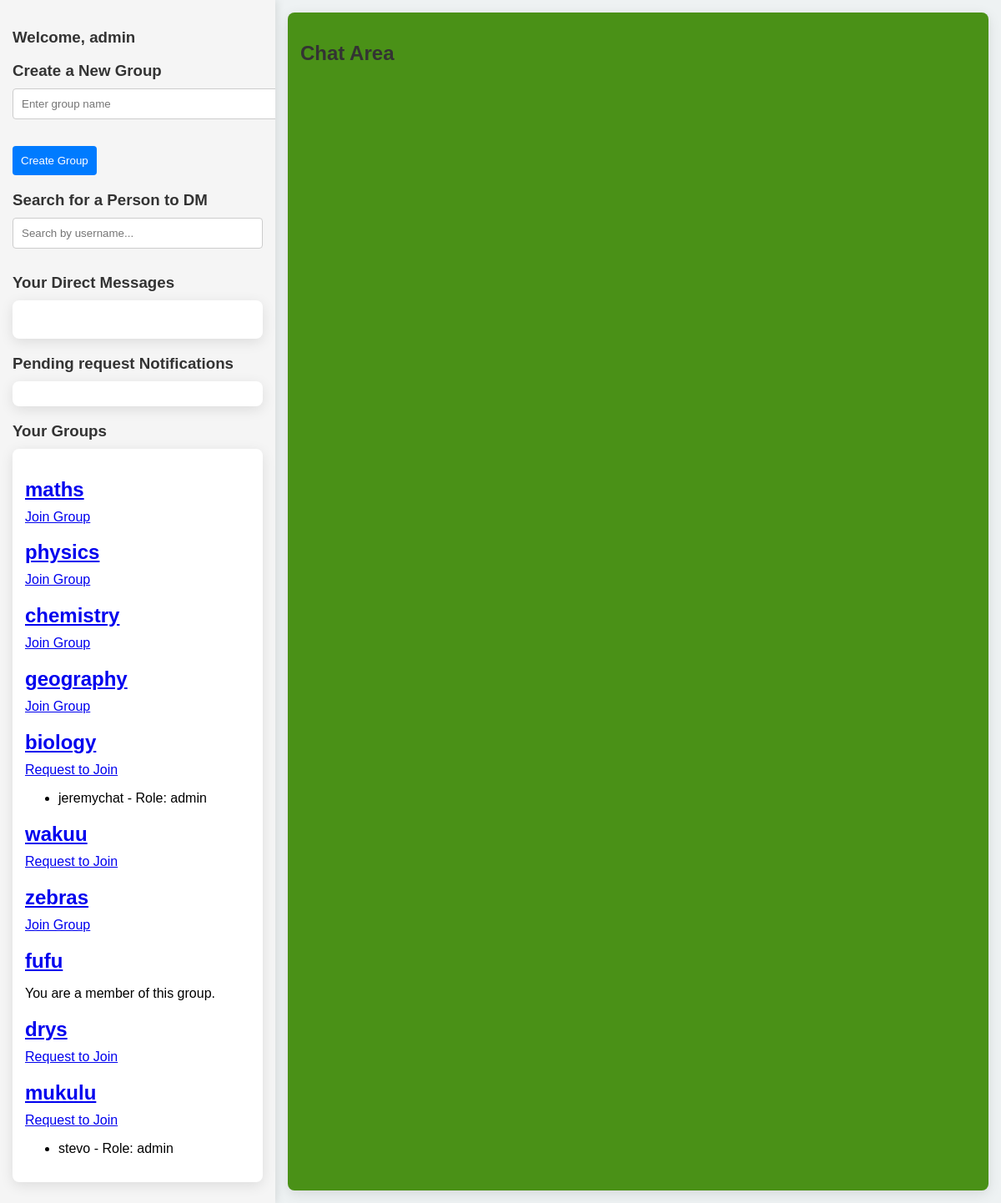
/chat/home/ (signed in), run on the app's committed database.
### mainapp/models.py (models this page shows, shortened)
class CustomUser(AbstractUser):
    CATEGORY_CHOICES = [
        ('student', 'student'),
        ('mentor', 'mentor'),
    ]
    category = models.CharField(max_length=10, choices=CATEGORY_CHOICES)
    last_active = models.DateTimeField(null=True, blank=True)

class Group(models.Model):
    JOIN_POLICY_CHOICES = [
        ('open', 'Open to All'),
        ('approval', 'Admin Approval Required'),
    ]
    name = models.CharField(max_length=255)
    members = models.ManyToManyField(
        settings.AUTH_USER_MODEL,
        through=GroupMembership,
        through_fields=('group', 'user'),  # Specify the foreign keys used in the GroupMembership model
        related_name='group_members'  # Change this to avoid clash
    )
    admins = models.ManyToManyField(settings.AUTH_USER_MODEL, related_name= 'administered_groups')#admins will have privilages
    join_policy = models.CharField(
        max_length=20,
        choices=JOIN_POLICY_CHOICES,
        default='open'
    )
    def __str__(self):
        return self.name

class GroupMembership(models.Model):
    ROLE_CHOICES = [
        ('member', 'member'),
        ('admin','admin'),
    ]
    user = models.ForeignKey(settings.AUTH_USER_MODEL, on_delete=models.CASCADE, related_name='group_memberships')
    group = models.ForeignKey('Group', on_delete=models.CASCADE, related_name= 'group_memberships')
    added_by = models.ForeignKey(settings.AUTH_USER_MODEL, null=True, blank=True, on_delete=models.SET_NULL, related_name='added_members')#tracks who added the members
    role = models.CharField(max_length=10,choices=ROLE_CHOICES, default= 'member')
    date_joined = models.DateTimeField(auto_now_add=True)
    class Meta:
        """ensures a user can only belong to a group once"""
        constraints = [
            models.UniqueConstraint(fields=['user','group'],name='unique_group_membership')
        ]

### mainapp/views.py (the view)
# urls.py: path("home/", views.home_view, name='home'),
@login_required
def home_view(request, group_name=None):
    user = request.user
    notifications = JoinRequest.objects.filter(status='pending')
    dms_as_sender = Message.objects.filter(sender=user, recipient__isnull=False)
    dms_as_recipient = Message.objects.filter(recipient=user, sender__isnull=False)
    all_dms = chain(dms_as_sender, dms_as_recipient)
    unique_dm_users = {dm.sender if dm.recipient == user else dm.recipient for dm in all_dms}
    unique_dm_users = [u for u in unique_dm_users if u.username]
    groups = Group.objects.prefetch_related('group_memberships__user').all()
    context = {
        'unique_dm_users': unique_dm_users,
        'notifications': notifications,
        'groups': groups,
    }
    print("Context data:", context)
    return render(request, 'mainapp/home.html', context)

### mainapp/templates/mainapp/home.html (shortened to what this page needs)
<!DOCTYPE html>
<html lang="en">
<head>
</head>
<body>
    <div class="main-container">
        <div class="left-section">
            <h3>Welcome, {{ request.user.username }}</h3>
            <div class="container">
                <div class="create-group">
                    <h3>Create a New Group</h3>
                    <form method="POST" action="{% url 'create_group' %}">
                        <input type="text" name="group_name" placeholder="Enter group name" required>
                        <button type="submit">Create Group</button>
                    </form>
                </div>
            </div>
            <div class="container search-users">
                <h3>Search for a Person to DM</h3>
                <input type="search" id="user-search" placeholder="Search by username..." onkeyup="searchUser()">
            </div>
            <div class="container">
                <h3>Your Direct Messages</h3>
                <div class="card">
                </div>
            </div>
             <div class="container">
                <h3>Pending request Notifications</h3>
                <div class="card">
                </div>
             </div>
            <div class="container">
                <h3>Your Groups</h3>
                <div class="card">
                    {% for group in groups %}
                        <h2><a href="{% url 'group_chat' group.name %}" class="group-link" data-username="{{group.name}}" data-id="{{ group.id }}">{{ group.name }}</a></h2>
                        {% if request.user in group.members.all %}
                            <p>You are a member of this group.</p>
                        {% elif group.join_policy == 'open' %}
                            <a href="{% url 'join_group' group.name %}">Join Group</a>
                        {% elif group.join_policy == 'approval' %}
                            <a href="#" data-id="{{group.id}}" class="join-request">Request to Join</a>
                        {% endif %}
                        <ul>
                            {% for membership in group.group_memberships.all %}
                                {% if membership.get_role_display == 'admin' %}
                                    <li data-membership-role="{{ membership.get_role_display }}">{{ membership.user.username }} - Role: {{ membership.get_role_display }}</li>
                                {% endif %}
                            {% empty %}
                                <li>No members in this group.</li>
                            {% endfor %}
                        </ul>
                    {% endfor %}
                </div>
            </div>
        </div>
        <div class="right-section">
            <div class="chat-box">
                <h2>{% if receiver %}Chat with {{ receiver.username }}{% else %}Chat Area{% endif %}</h2>
            </div>
        </div>
    </div>
</body>
</html>

### mainapp/templates/mainapp/home.html (style rules this page uses)
body { font-family: 'Arial', sans-serif; margin: 0; padding: 0; background-color: #eef2f3; display: flex; height: 100vh; overflow: hidden; }
h2, h3 { color: #333; margin-bottom: 10px; }
.main-container { display: flex; width: 100%; height: 100%; }
.left-section { width: 30%; max-width: 300px; background-color: #f5f5f5; padding: 15px; box-shadow: 2px 0 10px rgba(0, 0, 0, 0.1); overflow-y: auto; }
.search-users { margin-bottom: 20px; }
.card { background-color: #fff; border-radius: 8px; padding: 15px; margin-bottom: 10px; box-shadow: 0 4px 16px rgba(0, 0, 0, 0.1); transition: transform 0.2s ease, box-shadow 0.2s ease; }
.right-section { flex: 1; padding: 15px; display: flex; flex-direction: column; justify-content: flex-start; }
.chat-box { flex-grow: 1; border-radius: 8px; background-color: #4a9117; box-shadow: 0 4px 16px rgba(0, 0, 0, 0.1); overflow-y: auto; padding: 15px; }
input[type="search"], input[type="text"] { width: 100%; padding: 10px; margin-bottom: 10px; border: 1px solid #ccc; border-radius: 4px; }
button { background-color: #007bff; color: #fff; padding: 10px; border: none; border-radius: 4px; cursor: pointer; }

### data on the page
CustomUser: user.username "admin"
Group: name "maths", join_policy "Join Group"
Group: name "physics", join_policy "Join Group"
Group: name "chemistry", join_policy "Join Group"
Group: name "geography", join_policy "Join Group"
Group: name "biology"
GroupMembership: user.username "jeremychat", role "admin"
Group: name "wakuu"
Group: name "zebras", join_policy "Join Group"
Group: name "fufu", shows "You are a member of this group."
Group: name "drys"
Group: name "mukulu"
GroupMembership: user.username "stevo", role "admin"
